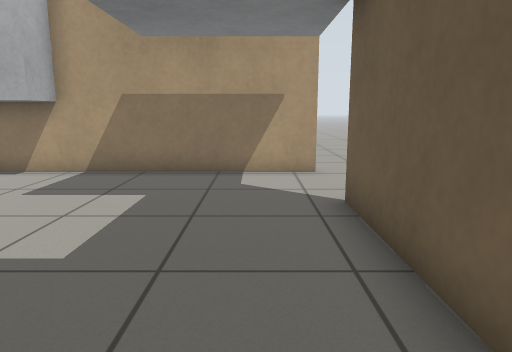
View 1 (above)

12 first-person views from a walk through a Gazebo world. The camera is 0.8 m above the floor, tilts 10° down and sees 70° across. The floor is counted in squares, 0.5 m on a side. Each view is taken from the middle of a square. On the plan, view 1 faces up. The plan holds only what a view shows up to about 17 squares ahead; the rest is blank.

View 2
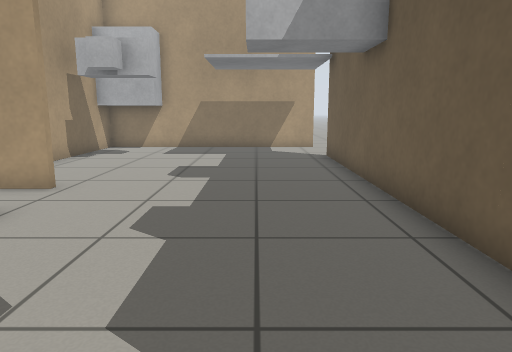

View 3
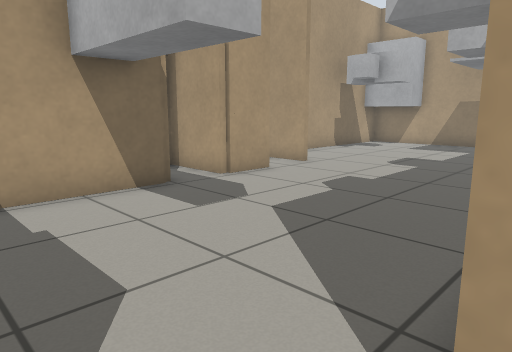

View 4
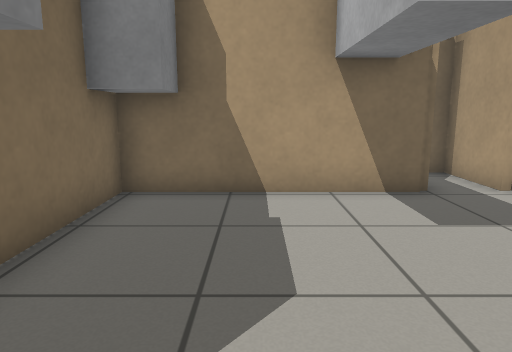

View 5
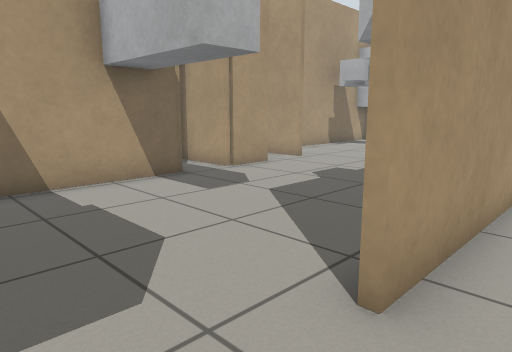

View 6
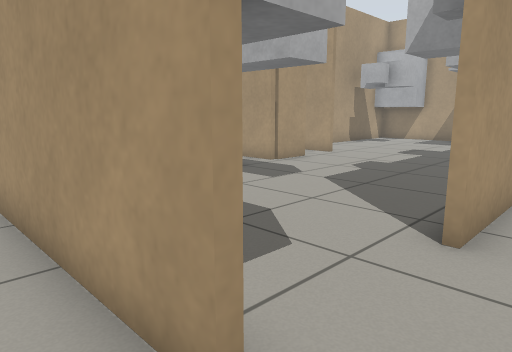

View 7
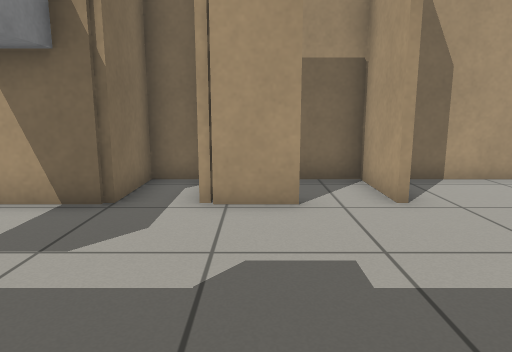

View 8
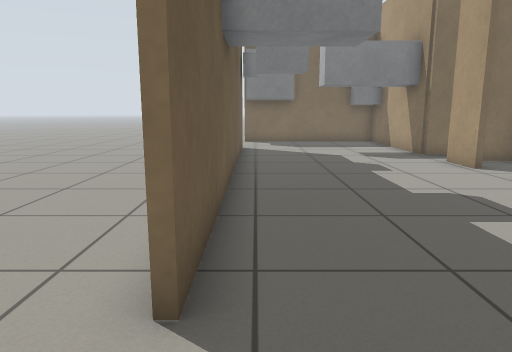

View 9
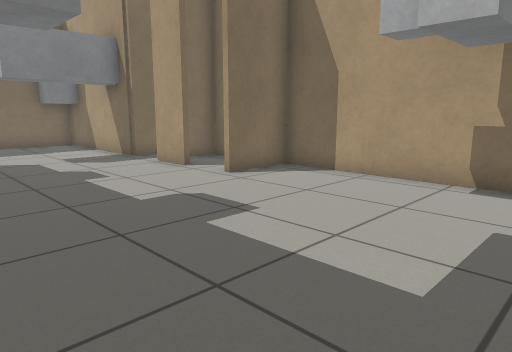

View 10
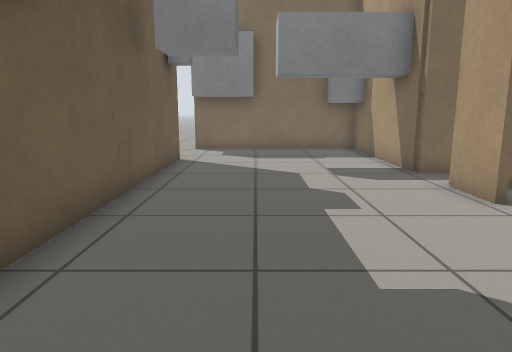

View 11
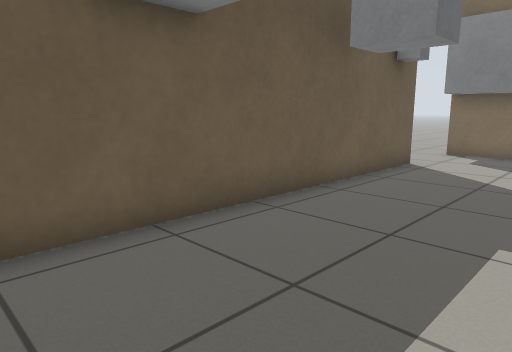

View 12
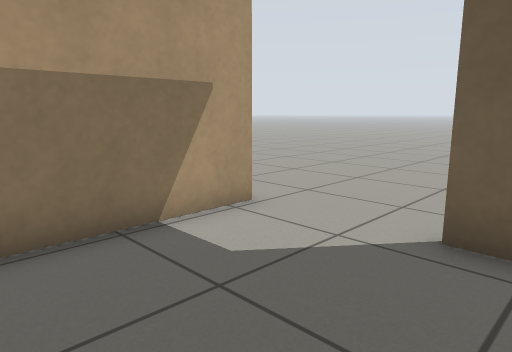

### Floor plan
Points are (right, up) in squares from view 1. A wall is a line through its corners. A room is listed if a view was taken in it or the views show most of it. See-through windows are left out.
Room 1 (views 1, 2, 3, 4, 5, 7, 8, 9, 10, 11, 12)
walls: (-5.2, 0.5) (-7.6, 0.5); (-5.2, -1.1) (-5.2, -3) (-7.6, -3); (1.8, -2.6) (1.8, -7.5); (-7.6, 0.7) (-5.2, 0.7); (-7.6, -2.8) (-5.2, -2.8); (1.6, -7.5) (1.6, 6.5); (1.6, 9.7) (-7.6, 9.7) (-7.6, -4.5) (-5.2, -4.5) (-5.2, -10.7) (1.6, -10.7)
ways out: opening at (2.5, -11) to room 2; opening at (2.5, 10)
objects: grey box (-7, 6) to (-5, 6); grey box (-7, 9) to (-5, 9); grey box (-5, -10) to (-4, -10); grey box (-2, -6); grey box (-1, -10) to (1, -10); grey box (0, -4) to (1, -3)
Room 2 (view 6)
walls: (1.6, -10.9) (-3.9, -10.9)
ways out: opening at (2.5, -11) to room 1

Positions as (right, up) in squares from view 1, and headings:
1: (0, 0), facing up
2: (-1, -7), facing up
3: (2, -9), facing up-left
4: (2, -8), facing left
5: (3, -10), facing up-left
6: (3, -12), facing up-left
7: (1, -2), facing left
8: (1, 9), facing down
9: (1, 8), facing down-left
10: (-1, 5), facing down
11: (-3, 4), facing down-right
12: (-3, 5), facing up-right
